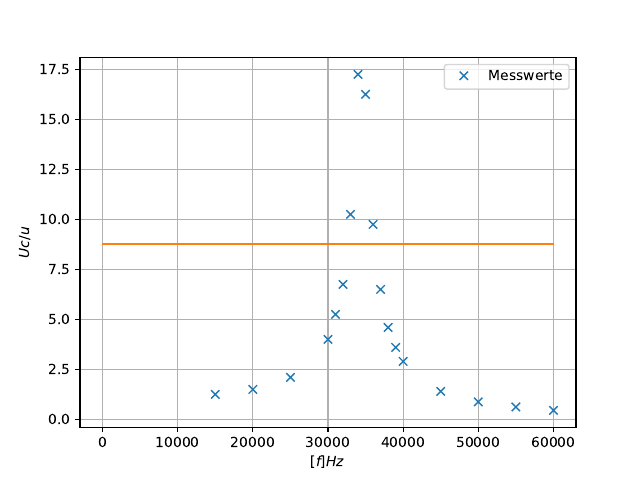

Recreate this plot in Python.

import numpy as np
import matplotlib.pyplot as plt
from scipy.optimize import curve_fit
from pylab import figure, axes, pie, title, show
import math
import pylab



x, y = np.loadtxt('normkonspan.txt', unpack=True,delimiter=',')




plt.figure(1)
plt.plot(x,y,'x', label ='Messwerte')

#plt.xscale('log')

u = np.linspace(8.75,8.75,60000)
plt.plot(u)
#v = np.linspace(17.5,0,10)
#g = v
#plt.plot(g)
plt.ylabel('$Uc/u $')
plt.xlabel('$[f]  Hz$')
plt.grid()
plt.legend()




plt.savefig('normkonspan.pdf')
print ('Fertig')
